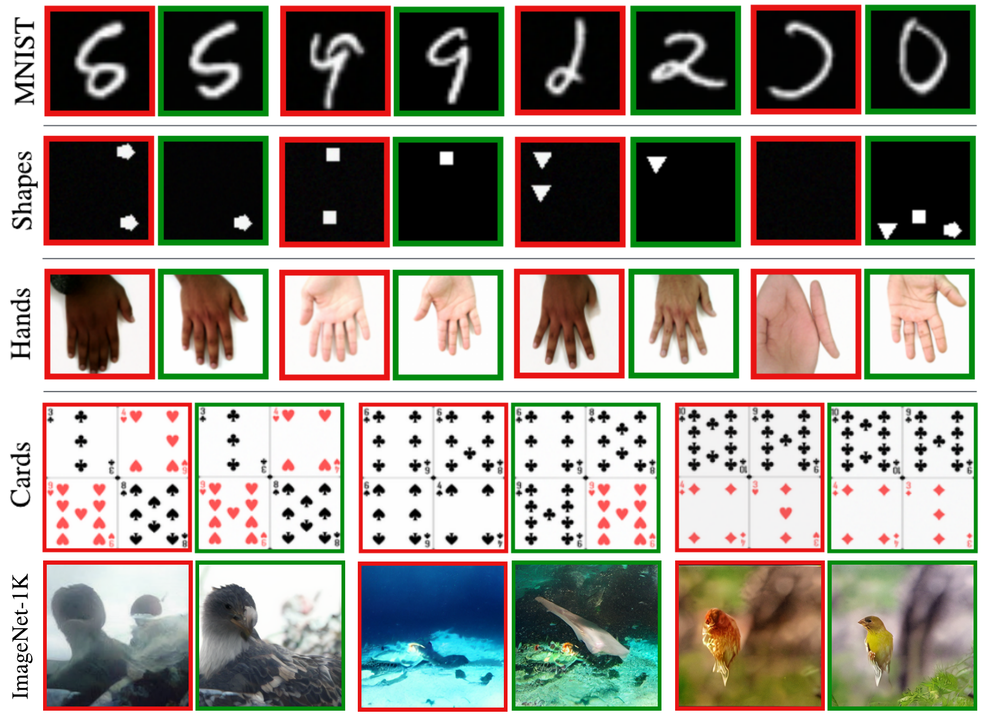
#> input picture assets/teaser.png, 983 x 717 px, shrunk from 1871 x 1365 before the run
$ python cards_validator.py --gen-dir ../assets --template-dir ../assets
#> lines starting #> are read from the running program, lines starting #| are printed output that depends on the picture
"""Training-free hallucination detector for the Cards dataset.

A generated Cards image is a 2x2 grid of playing cards. Each of the four
quadrants is template-matched (``cv2.TM_CCOEFF_NORMED``) against the set of
standard card templates. If the *worst* quadrant match falls below
``--threshold``, the image cannot be explained by any valid card and is counted
as *hallucinated* (wrong symbol count/color, missing or conflicting symbols,
noise, etc.). See paper Section 5.2.1 / Appendix I.

Card templates are not bundled here (they ship with the Cards dataset on
HuggingFace, under ``Cards/templates``). Point ``--template-dir`` at that folder.

Usage
-----
    python -m evaluation.cards_validator \
        --gen-dir /path/to/generated/cards \
        --template-dir /path/to/Cards/templates \
        [--threshold 0.95] [--color]

``--gen-dir`` may be repeated (one folder per seed). Reports per-folder and
aggregated (mean +/- std) hallucination rate.
"""
import argparse
import glob
import os

import cv2
import numpy as np
from tqdm import tqdm


def load_templates(directory, use_color=False):
    flag = cv2.IMREAD_COLOR if use_color else cv2.IMREAD_GRAYSCALE
    paths = sorted(glob.glob(os.path.join(directory, "*.png")))
    templates = [cv2.imread(p, flag) for p in paths]
    templates = [t for t in templates if t is not None]
    if not templates:
        raise ValueError(f"No .png templates found in {directory}")
    return templates


def quadrant_scores(img, templates, use_color):
    """Return the best match score for each of the 4 quadrants."""
    if use_color:
        grid = img
    else:
        grid = cv2.cvtColor(img, cv2.COLOR_BGR2GRAY)
    h, w = grid.shape[:2]
    th, tw = h // 2, w // 2

    scores = []
    for y in (0, th):
        for x in (0, tw):
            tile = grid[y:y + th, x:x + tw]
            best = -1.0
            for tmpl in templates:
                if tile.shape != tmpl.shape:
                    continue
                best = max(best, cv2.matchTemplate(tile, tmpl, cv2.TM_CCOEFF_NORMED).max())
            scores.append(best)
    return scores


def validate_dirs(images_dirs, template_dir, threshold=0.95, use_color=False,
                  noise_threshold=None):
    templates = load_templates(template_dir, use_color)
    rates = []
    for folder in images_dirs:
        paths = sorted(glob.glob(os.path.join(folder, "*.png")))
        if not paths:
            print(f"[warn] no PNGs in {folder}, skipping")
            continue
        hallucinated = total = 0
        for path in tqdm(paths, desc=os.path.basename(folder.rstrip("/")) or "cards"):
            img = cv2.imread(path, cv2.IMREAD_COLOR)
            if img is None:
                continue
            # Optional: skip near-uniform noise tiles before scoring.
            if noise_threshold is not None and np.std(img) < noise_threshold:
                continue
            total += 1
            if min(quadrant_scores(img, templates, use_color)) < threshold:
                hallucinated += 1
        if total:
            rate = 100 * hallucinated / total
            rates.append(rate)
            print(f"  {folder}: {hallucinated}/{total} hallucinated ({rate:.2f}%)")

    if rates:
        print("\n=== Cards validation ===")
        print(f"  hallucination%: {np.mean(rates):.2f} +/- {np.std(rates):.2f}")
    return rates


def main():
    p = argparse.ArgumentParser(description="Cards hallucination detector (template matching).")
    p.add_argument("--gen-dir", action="append", required=True,
                   help="Folder of generated 2x2-grid PNGs. Repeat for multiple seeds.")
    p.add_argument("--template-dir", required=True,
                   help="Folder of card templates (ships with the Cards dataset).")
    p.add_argument("--threshold", type=float, default=0.95,
                   help="Min per-quadrant match score for a valid card.")
    p.add_argument("--color", action="store_true", help="Match on color instead of grayscale.")
    p.add_argument("--noise-threshold", type=float, default=None,
                   help="If set, skip images with pixel std below this (pure-noise filter).")
    args = p.parse_args()

    validate_dirs(args.gen_dir, args.template_dir, args.threshold, args.color, args.noise_threshold)
#> in load_templates, `templates = [cv2.imread(p, flag) for p in paths]`: templates = 1 item
#> in validate_dirs, img is the input picture: shape (717, 983, 3); mean B, G, R 135, 145.3, 150.3
#> in quadrant_scores, `grid = cv2.cvtColor(img, cv2.COLOR_BGR2GRAY)`:
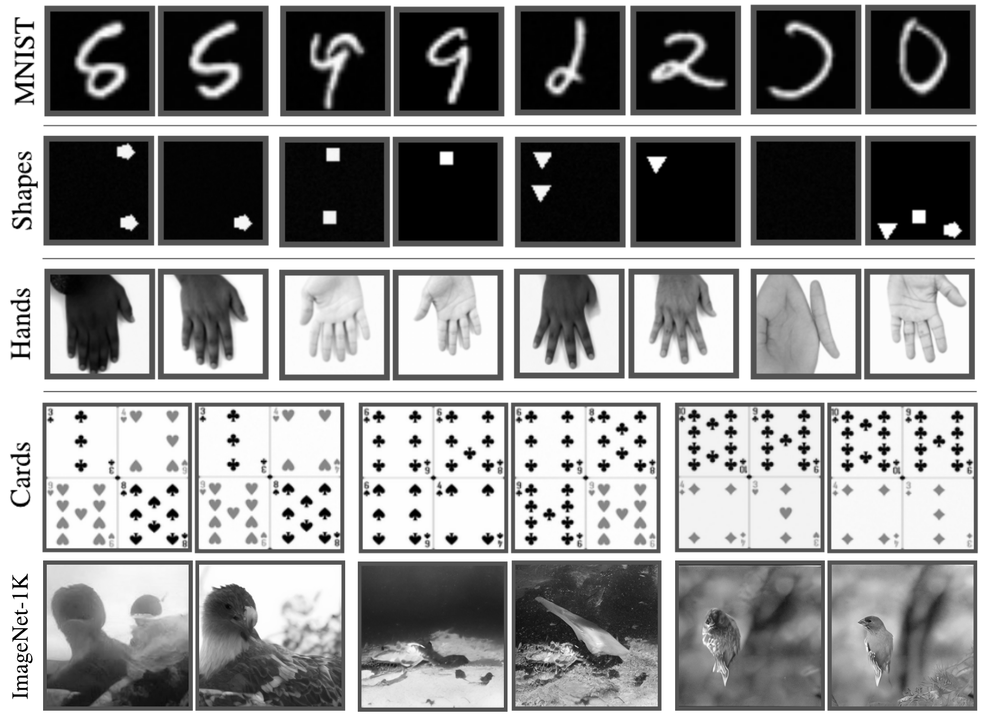
#> grid: shape (717, 983); min 0, max 255, mean 145.6
#> after the loop in quadrant_scores, `for y in (0, th):`:
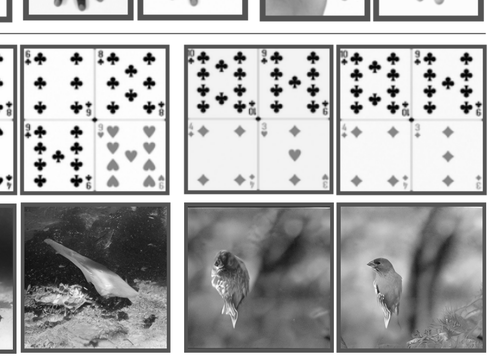
#> tile: shape (358, 491); min 0, max 255, mean 173.8
#> after the loop in quadrant_scores, `for y in (0, th):`: scores = [-1, -1, -1, -1]
#> in validate_dirs, `hallucinated += 1`: hallucinated = 1
#> in validate_dirs, `rate = 100 * hallucinated / total`: rate = 100
#|   ../assets: 1/1 hallucinated (100.00%)
#|   hallucination%: 100.00 +/- 0.00


if __name__ == "__main__":
    main()
